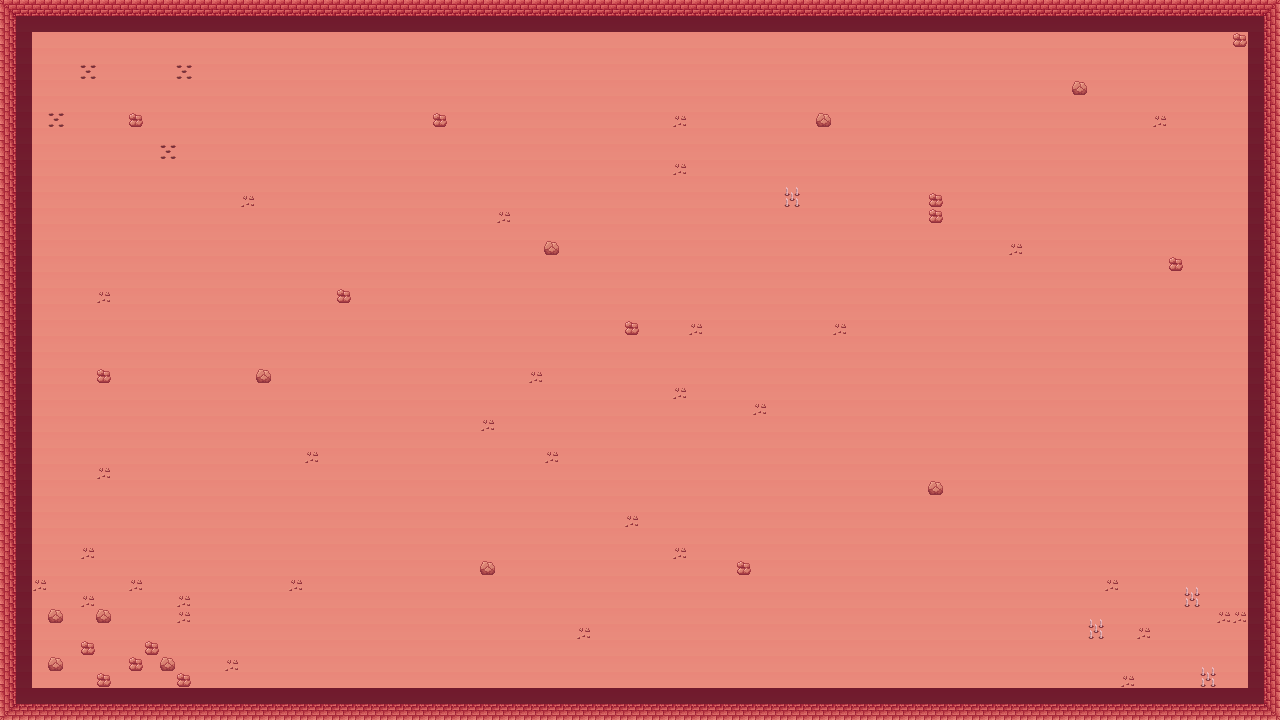

Rendered tile map (Tiled .tmx) drawn with the repository's tilesets; below, a short description and the map source with its tile grids summarised:
An orthogonal 80x45 tile map with 16x16 px tiles, 2 tile layers (Capa de patrones 1, Capa de patrones 2), 2 tilesets.

<map version="1.10" tiledversion="1.10.1" orientation="orthogonal" renderorder="right-down" width="80" height="45" tilewidth="16" tileheight="16" infinite="0" nextlayerid="3" nextobjectid="1">
 <tileset firstgid="1" name="IsaacTileset" tilewidth="16" tileheight="16" tilecount="256" columns="16">
  <image source="IsaacTilesetOscuro.png" width="256" height="256" />
 </tileset>
 <tileset firstgid="257" name="infernus" tilewidth="16" tileheight="16" tilecount="256" columns="16">
  <image source="IsaacTilesetOscuro.png" width="256" height="256" />
 </tileset>
 <layer id="1" name="Capa de patrones 1" width="80" height="45">
  <data>[3600 cells, 3600 non-empty, 17 distinct tile ids]</data>
 </layer>
 <layer id="2" name="Capa de patrones 2" width="80" height="45">
  <data>[3600 cells, 307 non-empty, 7 distinct tile ids]</data>
 </layer>
</map>